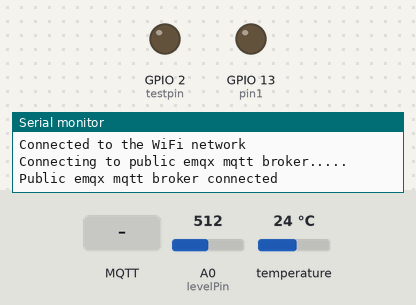
The sketch below on a simulated ESP8266 (NodeMCU). On the bench: output pins drawn as LEDs (lit = HIGH), the last lines printed to the serial monitor. The inputs (shaded band) are chosen by the test bench; at power-on: A0 (levelPin) = 512, temperature 24 °C. WiFi joins after 1.5 s; servers stay silent unless stated; no MQTT or app messages arrive unless stated.

Above: at 2.7 s.
2.8 s: MQTT message "on" arrives on the first subscribed topic
At 11.1 s:
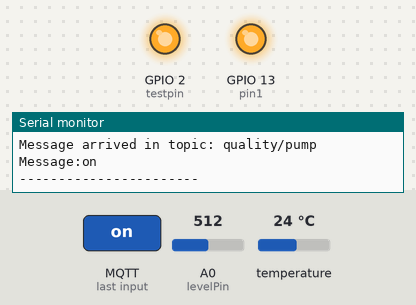
22.2 s: MQTT message "off" arrives on the first subscribed topic
At 31.5 s:
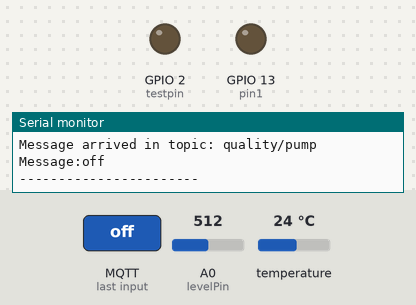
Timing chart, 0 to 33.0 s (numbered marks = the images above; inputs shaded):
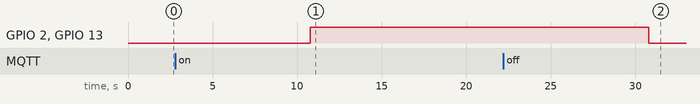

The sketch:

qualityPump.ino
```cpp
#include <ESP8266WiFi.h>
#include <PubSubClient.h>
#include <OneWire.h>
#include <DallasTemperature.h>

// GPIO 5 D1
#define pin1 13
#define testpin 2
#define levelPin A0
int value = 0;

// WiFi
const char *ssid = "hydro"; // Enter your WiFi name
const char *password = "hydrohydro";  // Enter WiFi password

// MQTT Broker
const char *mqtt_broker = "192.168.1.179";
const char *topic = "quality/pump";
const char *levelTopic = "quality/level";
const char *tempTopic = "quality/temp";
const char *mqtt_username = "emqx";
const char *mqtt_password = "public";
const int mqtt_port = 1883;

//FOR TEMP SENSOR
const int oneWireBus = 13;
// Setup a oneWire instance to communicate with any OneWire devices
OneWire oneWire(oneWireBus);
// Pass our oneWire reference to Dallas Temperature sensor
DallasTemperature sensors(&oneWire);
// Temperature value
float temp;

unsigned long previousMillis = 0;   // Stores last time temperature was published
const long interval = 10000;        // Interval at which to publish sensor readings

WiFiClient espClient;
PubSubClient client(espClient);

void setup() {
    pinMode(pin1, OUTPUT);
    pinMode(testpin, OUTPUT);
    // Set software serial baud to 115200;
    Serial.begin(115200);
    // connecting to a WiFi network
    WiFi.begin(ssid, password);
    while (WiFi.status() != WL_CONNECTED) {
        delay(500);
        Serial.println("Connecting to WiFi..");
    }
    Serial.println("Connected to the WiFi network");
    //connecting to a mqtt broker
    client.setServer(mqtt_broker, mqtt_port);
    client.setCallback(callback);
    while (!client.connected()) {
        const char *client_id = "esp8266-client-";
        Serial.println("Connecting to public emqx mqtt broker.....");
        if (client.connect(client_id)) {
            Serial.println("Public emqx mqtt broker connected");
        } else {
            Serial.print("failed with state ");
            Serial.print(client.state());
            delay(2000);
        }
    }
  client.subscribe(topic);
}

void callback(char *topic, byte *payload, unsigned int length) {
    Serial.print("Message arrived in topic: ");
    Serial.println(topic);
    Serial.print("Message:");
    String message;
    for (int i = 0; i < length; i++) {
        message = message + (char) payload[i];  // convert *byte to string
    }
    Serial.print(message);

    if (strcmp(topic,"quality/pump")==0) {
      if (message == "on") {
        digitalWrite(pin1, HIGH);
        digitalWrite(testpin, HIGH);
      }   // LED on
      if (message == "off") {
        digitalWrite(pin1, LOW);
        digitalWrite(testpin, LOW);
      }
    }

    Serial.println();
    Serial.println("-----------------------");
}

void checkMQTT(){
  while (!client.connected()) {
        const char *client_id = "esp8266-client-quality";
        Serial.println("Connecting to public emqx mqtt broker.....");
        if (client.connect(client_id)) {
            Serial.println("Public emqx mqtt broker connected");
        } else {
            Serial.print("failed with state ");
            Serial.print(client.state());
            delay(2000);
        }
    }
}

void loop() {
  delay(10);                      // wait 10 milliseconds
  value = analogRead(levelPin); // read the analog value from sensor

  unsigned long currentMillis = millis();
  // Every X number of seconds (interval = 10 seconds)
  // it publishes a new MQTT message
  if (currentMillis - previousMillis >= interval) {
    // Save the last time a new reading was published
    previousMillis = currentMillis;
    // New temperature readings
    sensors.requestTemperatures();
    // Temperature in Fahrenheit degrees
    temp = sensors.getTempFByIndex(0);

  Serial.print("Water Level: ");
  Serial.println(value);


  Serial.print("Water Temp: ");
  Serial.println(temp);

  Serial.println("------------------------- ");

  char lvl[20];
  sprintf(lvl, "%d",value);

  int tempInt = static_cast<int>(temp);
  char tmp[20];
  sprintf(tmp, "%d",tempInt);


  client.publish(levelTopic, lvl);
  client.publish(tempTopic, tmp);
  Serial.println("Published to mqtt");

  client.loop();

  checkMQTT();
  delay(5000);
  }
}
```

Measured:
- after the input at 2.8 s, GPIO 2 (testpin), GPIO 13 (pin1): LOW → HIGH after 8.0 s
- after the input at 22.2 s, GPIO 2 (testpin), GPIO 13 (pin1): HIGH → LOW after 8.6 s
